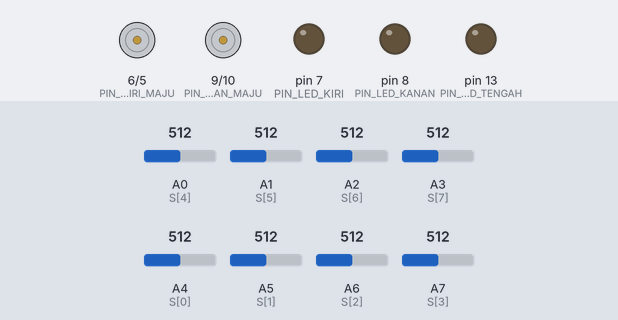
This sketch was run on a simulated Arduino Nano, built with avr-gcc and run on an emulated ATmega328P. On the bench: motor-driver pin pairs drawn as motors (green arrow = first pin HIGH = forward, orange = second pin HIGH = backward, longer = more drive), output pins drawn as LEDs (lit = HIGH). Inputs (shaded band) come from the test bench; at power-on: A0 (S[4]) = 512, A1 (S[5]) = 512, A2 (S[6]) = 512, A3 (S[7]) = 512, A4 (S[0]) = 512, A5 (S[1]) = 512, A6 (S[2]) = 512, A7 (S[3]) = 512. What the sketch prints to the serial monitor is not drawn.

Above: at 0.1 s.
At 2.1 s:
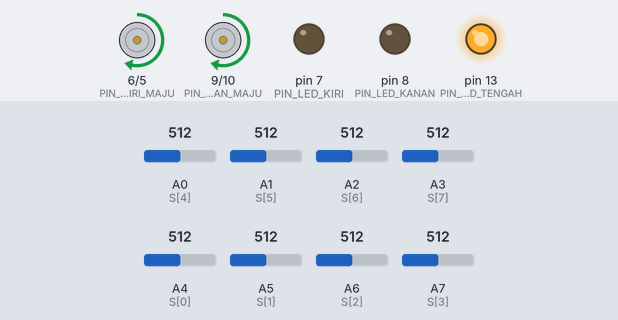
Timing chart, 0 to 3.6 s (numbered marks = the images above):
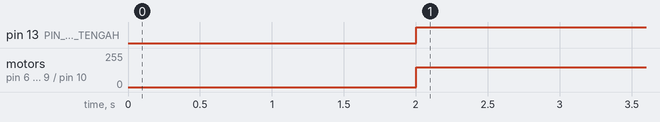

The sketch:

modul-04.ino
```cpp
// =====================================================
// PROGRAM LINE FOLLOWER 8 SENSOR - MODUL 4 PRAKTIKUM
// REV: 13 APRIL 2026
// NOTE: Penambahan parameter Kp
// =====================================================

// === DEFINISI PIN SENSOR (Urutan S1 - S8) ===
const byte S[8] = {A4, A5, A6, A7, A0, A1, A2, A3};

// === DEFINISI PIN MOTOR ===
const byte PIN_M_KANAN_MAJU = 9;
const byte PIN_M_KANAN_MUNDUR = 10;
const byte PIN_M_KIRI_MAJU = 6;
const byte PIN_M_KIRI_MUNDUR = 5;

// === LED ===
const int PIN_LED_KIRI = 7;
const int PIN_LED_TENGAH = 13;
const int PIN_LED_KANAN = 8;

// === VARIABEL SESUAI INSTRUKSI MODUL ===
int Kp = 18; // Dinaikkan dari 5 ke 15 untuk koreksi lebih kuat
int moveControl = 0;
int error = 0;
int lastError = 0;
int kecepatanMotorKanan = 0;
int kecepatanMotorKiri = 0;
int kecepatanSetPoint = 150;
int stop = 100;
bool bDetekPutih = false;

// === KONFIGURASI LAIN ===
const int NILAI_THRESHOLD = 500; // Nilai batas hitam/putih

void setup() {
  // Inisialisasi Serial Monitor
  Serial.begin(9600);

  // Inisialisasi Pin Motor sebagai Output
  pinMode(PIN_M_KANAN_MAJU, OUTPUT);
  pinMode(PIN_M_KANAN_MUNDUR, OUTPUT);
  pinMode(PIN_M_KIRI_MAJU, OUTPUT);
  pinMode(PIN_M_KIRI_MUNDUR, OUTPUT);

  // Inisialisasi LED
  pinMode(PIN_LED_KIRI, OUTPUT);
  pinMode(PIN_LED_TENGAH, OUTPUT);
  pinMode(PIN_LED_KANAN, OUTPUT);

  // Pastikan motor berhenti saat awal nyala
  stopMotors();
  Serial.println("Robot Line Follower Ready!");
  delay(2000); // Delay persiapan 2 detik
}

void loop() {
  // 1. BACA SENSOR SEKALIGUS BUAT POLA STRING
  String pola = "";
  String nilai_sensor = "";
  for (int i = 0; i < 8; i++) {
    int nilai_baca = analogRead(S[i]);
    nilai_sensor += String(nilai_baca);
    if (i < 7)
      nilai_sensor += ",";

    // PERBAIKAN: Balikkan logika threshold
    // 1 = PUTIH (nilai tinggi), 0 = HITAM (nilai rendah)
    if (nilai_baca > NILAI_THRESHOLD) {
      pola += "1"; // Putih
    } else {
      pola += "0"; // Hitam
    }
  }

  // 2. LOGIKA PENENTUAN ERROR (Sesuai Ketentuan Modul)
  if (pola == "10000000")
    error = -7;
  else if (pola == "11000000")
    error = -6;
  else if (pola == "01000000")
    error = -5;
  else if (pola == "01100000")
    error = -4;
  else if (pola == "00100000")
    error = -3;
  else if (pola == "00110000")
    error = -2;
  else if (pola == "00010000")
    error = -1;
  else if (pola == "00011000")
    error = 0;
  else if (pola == "00001000")
    error = 1;
  else if (pola == "00001100")
    error = 2;
  else if (pola == "00000100")
    error = 3;
  else if (pola == "00000110")
    error = 4;
  else if (pola == "00000010")
    error = 5;
  else if (pola == "00000011")
    error = 6;
  else if (pola == "00000001")
    error = 7;
  else {
    error = lastError;
    bDetekPutih = true;
  }

  // === TAMBAHAN: LOGIKA LED INDIKATOR ===
  if (error < 0) {
    // Garis di kiri, robot harus koreksi ke kiri
    digitalWrite(PIN_LED_KIRI, HIGH);
    digitalWrite(PIN_LED_TENGAH, LOW);
    digitalWrite(PIN_LED_KANAN, LOW);
  } else if (error > 0) {
    // Garis di kanan, robot harus koreksi ke kanan
    digitalWrite(PIN_LED_KIRI, LOW);
    digitalWrite(PIN_LED_TENGAH, LOW);
    digitalWrite(PIN_LED_KANAN, HIGH);
  } else {
    // Error = 0 (Pas di tengah)
    digitalWrite(PIN_LED_KIRI, LOW);
    digitalWrite(PIN_LED_TENGAH, HIGH);
    digitalWrite(PIN_LED_KANAN, LOW);
  }

  // KALKULASI KONTROL GERAK (Poin 2, 3, 4 Modul)
  // Simpan nilai moveControl = perkalian Kp dan error
  moveControl = Kp * error;

  // Hitung kecepatan motor (Diferensial)
  kecepatanMotorKiri = kecepatanSetPoint + moveControl;
  kecepatanMotorKanan = kecepatanSetPoint - moveControl;

  // EKSEKUSI KE MOTOR (Poin 5 & 6 Modul)
  // Membatasi nilai agar tetap di range PWM 0-255
  int pwmKiri = constrain(kecepatanMotorKiri, 0, 255);
  int pwmKanan = constrain(kecepatanMotorKanan, 0, 255);

  // Maju
  analogWrite(PIN_M_KIRI_MAJU, pwmKiri);
  analogWrite(PIN_M_KANAN_MAJU, pwmKanan);

  // Memastikan pin mundur tetap LOW
  digitalWrite(PIN_M_KIRI_MUNDUR, LOW);
  digitalWrite(PIN_M_KANAN_MUNDUR, LOW);

  // UPDATE LAST ERROR (Poin 1 Modul)
  // lastError = error;
  lastError = error;

  // KIRIM NILAI ERROR KE SERIAL MONITOR (Ketentuan Poin b)
  if (bDetekPutih == false) {
    Serial.print("Sensor: ");
    Serial.print(nilai_sensor);
    Serial.print(" | Pola: ");
    Serial.print(pola);
    Serial.print(" | error = ");
    Serial.print(error);
    Serial.print(" | PWM Kiri: ");
    Serial.print(pwmKiri);
    Serial.print(" | PWM Kanan: ");
    Serial.println(pwmKanan);
  }

  if (bDetekPutih == true) {
    Serial.print(" | D: ");
    Serial.println("Garis Hitam Tidak terdeteksi");
  }

  delay(10);
}

void stopMotors() {
  analogWrite(PIN_M_KIRI_MAJU, 0);
  analogWrite(PIN_M_KANAN_MAJU, 0);
  digitalWrite(PIN_M_KIRI_MUNDUR, LOW);
  digitalWrite(PIN_M_KANAN_MUNDUR, LOW);
}
```

Measured:
- by itself, pin 13 (PIN_LED_TENGAH): LOW → HIGH at 2.0 s
- by itself, motor on pin 6 (PIN_M_KIRI_MAJU) / pin 5 (PIN_M_KIRI_MUNDUR), motor on pin 9 (PIN_M_KANAN_MAJU) / pin 10 (PIN_M_KANAN_MUNDUR): stopped → forward 150/255 at 2.0 s
